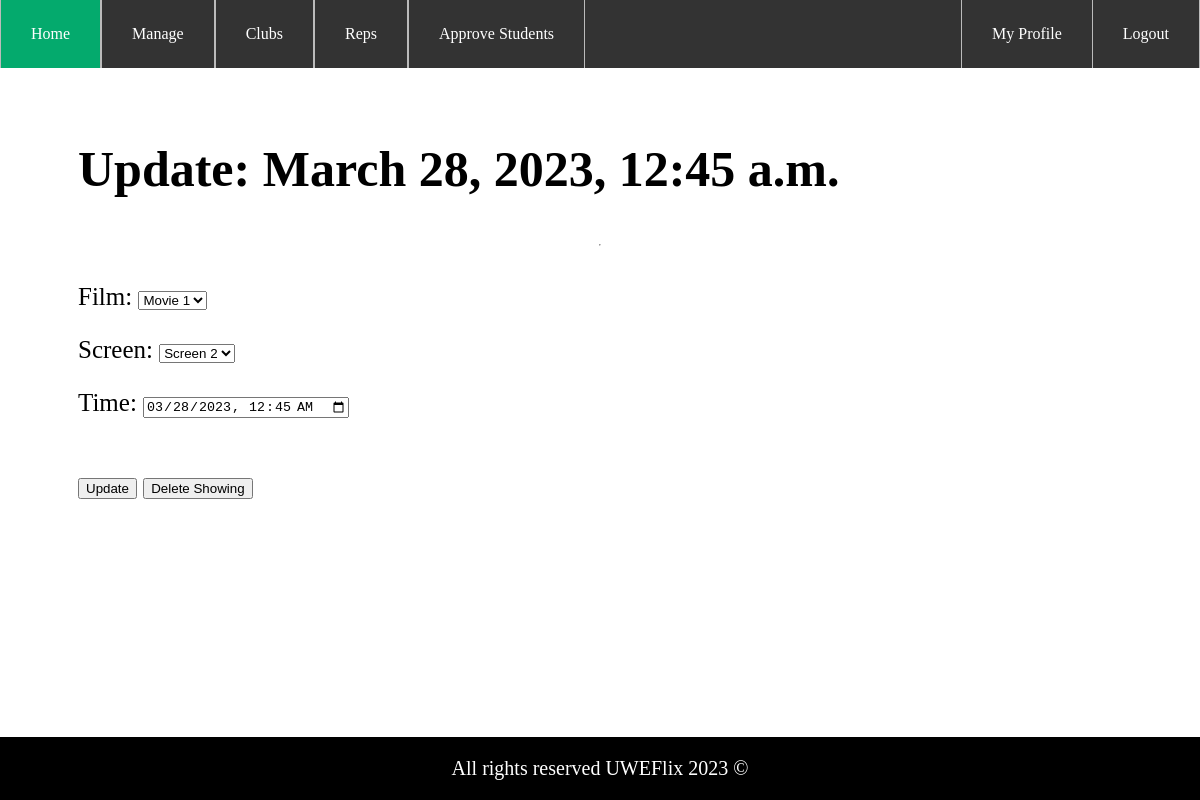
Screenshot of /manager/update_showing/1 (signed in) with the database file from the repository.
### UWEFlix/models.py (models this page shows, shortened)
class Showing(models.Model):
    film = models.ForeignKey(Film, null=True, on_delete=models.SET_NULL)
    screen = models.ForeignKey(Screen, null=True, on_delete=models.SET_NULL)
    time = models.DateTimeField(default=timezone.now)
    seats_taken = models.IntegerField(default=0)

class Screen(models.Model):
    screen_id = models.AutoField(primary_key=True)
    capacity = models.IntegerField()
    def __str__(self):
        return "Screen " + str(self.screen_id)

### UWEFlix/decorators.py (the view)
        def wrapper_func(request, *args, **kwargs):
            group = None
            if request.user.groups.exists():
                group = request.user.groups.all()[0].name
            if group == 'Administrator' or group in allowed_roles:
                return view_func(request, *args, **kwargs)
            else:
                return redirect('Homepage')

### CinemaManager/forms.py
class ShowingForm(ModelForm):
    time = DateTimeLocalField()
    class Meta:
        model = Showing
        fields = ['film', 'screen', 'time']

### CinemaManager/views.py (called while the page is built)
@login_required(login_url='/login')
@allowed_users(allowed_roles='CinemaManager')
def update_showing(request, showing_id):
    if showing_id:
        lookup = Showing.objects.get(id=showing_id)
        if lookup:
            form = ShowingForm(request.POST or None, instance=lookup)
            if form.is_valid():
                form.save()
                return redirect(cinema_dashboard)
            return render(request, 'CinemaManager/update_showing.html', {'showing': lookup, 'form': form})
    return redirect(cinema_dashboard)

### UWEFlix/models.py (called while the page is built)
    def __str__(self):
        return self.title

### UWEFlix/templatetags/customtags.py (called while the page is built)
@register.filter
def has_group(user, group_name):
    return user.groups.filter(name=group_name).exists() or user.groups.filter(name='Administrator').exists()

### CinemaManager/templates/CinemaManager/update_showing.html (shortened to what this page needs)
{% extends 'CinemaManager/parent.html' %}
{% block page %}
<h1>Update: {{showing.time}}</h1>
<hr class="solid">
<div class="container">
    <form id="update" method="POST" enctype="multipart/form-data">
        {{form.as_p}}
    </form>
</div>
<br>
<div>
    <button class="button" form="update">Update</button>
    <button class="button" onclick="window.location.href='/manager/delete_showing/{{showing.id}}'">Delete Showing</button>
</div>
{% endblock %}

### rows the page displays
Showing: time "March 28, 2023, 12:45 a.m.", film "Movie 1", time "03/28/2023 00:45"
Screen: screen "Screen 2"
